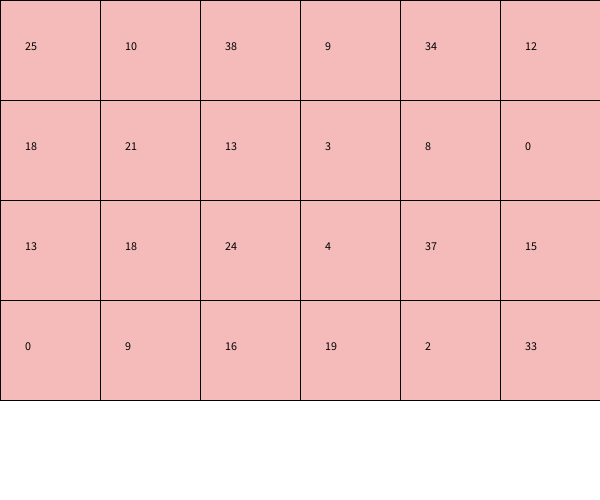
Frame 1 (no input)
Frame 60 (the mouse pressed at the canvas centre just before this capture): identical to frame 1, image omitted
Frame 120 (the mouse held since frame 60 and released just before this capture): identical to frame 1, image omitted

The Processing sketch that drew this single still picture (run headless with seeded random() and noise(); from frame 60 on, the mouse is pressed at the canvas centre):

// Processing sketch: week11_2_random_seat_array_value
// ── week11_2_random_seat_array_value.pde
void setup(){
  size(600,500);
  for(int i=0;i<4;i++){
    for(int j=0;j<6;j++){
      value[i][j]=int(random(40));
    }
   }
}
int [][]value=new int [4][6];
void draw(){
  background(255);
  for(int i=0;i<4;i++){
    for(int j=0;j<6;j++){
    fill(#F5BABA);rect(j*100 , i*100 , 100 , 100);
    fill(0); text(value[i][j],j*100+25,i*100+50);
    }
  }
}
